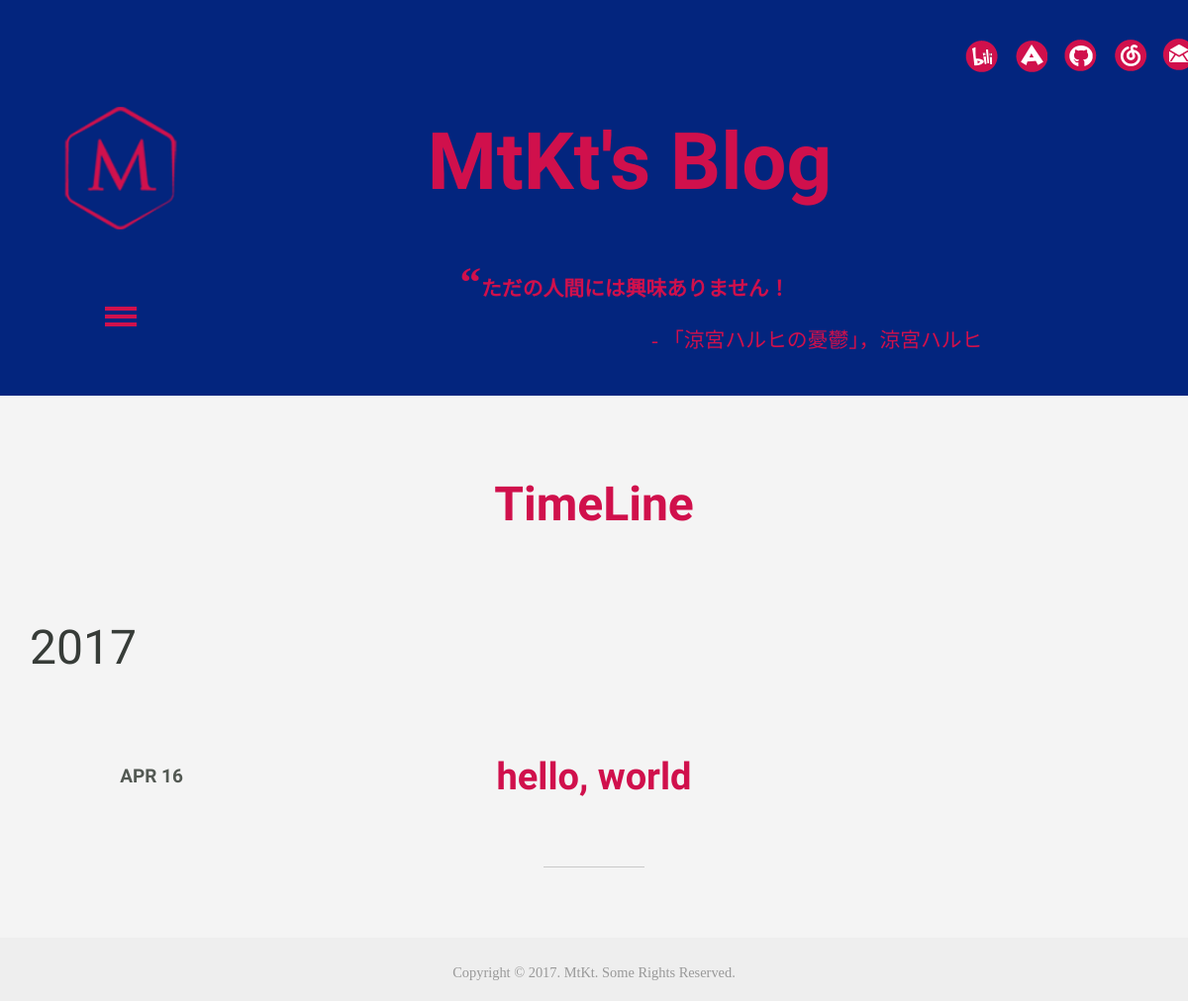
Page /timeline/ on the committed database.
### article/models.py (models this page shows, shortened)
class Cyuuni(models.Model):
    STATUS = {
        0:u'发布',
        1:u'草稿',
    }
    body = models.TextField('咒文', blank=True)
    by = models.CharField('吟唱者',max_length=300)
    defi = models.TextField('释义',blank=True)
    status = models.IntegerField('施法状态', default=0, choices=STATUS.items())

class Article(models.Model):
    ARTICLE_STATUS = {
        0:u'发布',
        1:u'草稿',
    }
    COMMENT_STATUS = {
        0:u'开启',
        1:u'禁用',
    }
    def get_upload_md_name(self, filename):
        if self.pub_date:
            year = self.pub_date.year   # always store in pub_year folder
        else:
            year = datetime.now().year
        upload_to = upload_dir % (year, self.title + '.md')
        return upload_to
    def get_html_name(self, filename):
        if self.pub_date:
            year = self.pub_date.year
        else:
            year = datetime.now().year
        upload_to = upload_dir % (year, filename)
        return upload_to
    author = models.ForeignKey(settings.AUTH_USER_MODEL, verbose_name=u'作者')
    title = models.CharField('标题', max_length=200)
    body = models.TextField('正文', blank=True)
    md_file = models.FileField('上传MD文件', upload_to=get_upload_md_name, blank=True)
    html_file = models.FileField(upload_to=get_html_name, blank=True)
    pub_date = models.DateTimeField('发布时间', auto_now_add=True)
    last_edit_date = models.DateTimeField('最后修改', auto_now=True)
    slug = models.SlugField(max_length=200, blank=True)
    category = models.ForeignKey(Category,verbose_name=u'类别')
    article_status = models.IntegerField('文章状态', default=0, choices=ARTICLE_STATUS.items())
    class Meta:
        ordering = ['-last_edit_date']
    def get_absolute_url(self):
        return reverse('article:article',
                       kwargs={'slug': self.slug, 'article_id': self.id})

### article/views.py (the view)
# urls.py: url(r'^timeline/$', views.TimeLine.as_view(), name = 'timeline'),
class TimeLine(BaseMixIn,TemplateView):
    template_name = 'article/timeline.html'
    def get_context_data(self,**kwargs):
        model = Article
        article_list = Article.objects.filter(article_status=0).order_by("-pub_date")
        year_all = defaultdict(list)
        for article in article_list:
            year = article.pub_date.year
            year_all[year].append(article)
        year_all=sorted(year_all.items(),reverse=True)
        context = super(TimeLine,self).get_context_data(**kwargs)
        context['year_all'] = year_all
        context['article_list'] = article_list
        return context

### article/views.py (called while the page is built)
    def get_context_data(self,**kwargs):
        context = super(BaseMixIn,self).get_context_data(**kwargs)
        context['cyuuni_byou'] = Cyuuni.objects.filter(status=0).order_by('?').first()
        return context

### article/templates/article/timeline.html (shortened to what this page needs)
{% extends 'article/base.html'%}
{% block cyuuni %}
<p>{{cyuuni_byou.body}}<br/></p><div id=cyuuni_banner><h5> - {{cyuuni_byou.by}}</h5></div>
{% endblock %}
{% block content %}
<div id="about" class="about">
  <div class="container">
    <div class="about-top">
     <h3>TimeLine</h3>
    </div>
  </div>
</div>
<div id="timeline">
<div class="container">
    <article role="article">
      {% for year,articles in year_all %}
      <div id='year'>
      {{year}}
      </div id='year'>
            {% for article in articles %}
            <article>
            <h1>
            <div id='time'>
              <time datetime="{{ article.pub_date }}">
              <span class="month">{{ article.pub_date|date:"M"|upper }}</span>
              <span class="day">{{ article.pub_date.day }}</span>
              </time>
              <a href="{{ article.get_absolute_url }}">{{ article.title }}</a>
            </h1>
            </article>
          {% endfor %}
          <i class="strp"></i>
        {% endfor %}
    </article>
    </div>
</div>
{% endblock %}

### article/static/article/css/style.css (style rules this page uses)
h4, h5, h6, h1, h2, h3 { margin: 0; }
p { margin: 0; }
html, body { font-size: 100%; background: #F4F4F4; overflow-x:hidden; }
body a { transition:0.5s all; -webkit-transition:0.5s all; -moz-transition:0.5s all; -o-transition:0.5s all; -ms-transition:0.5s all; text-decoration:none; }
.banner-info p:before { content:"\201C"; font-size:43px; margin-left:-10px; font-family:georgia,serif; color:#D0104C; }
.banner-info p { font-size:1.3em; line-height:1.7em; width:90%; margin:0.8em auto; color:#D0104C; font-family:Helvitica,'ヒラギノ角ゴ Pro','冬青黑简体中文'; font-weight:bold; }
#cyuuni_banner h5 { font-size:1.3em; line-height:1.7em; width:90%; margin:0.8em auto; color:#D0104C; font-family:Helvitica,'ヒラギノ角ゴ Pro','冬青黑简体中文'; text-align:right; font-weight:normal; }
.about { padding:4em 0; }
.about-top { text-align:center; }
.about-top h3 { color:#d0104c; font-size:3em; font-family: 'Fugaz One', cursive; }
i.strp { display:block; background:#C9C9C9; margin:1em auto 3em auto; width:9%; height:1px; }
#timeline time { color:#535953; font-size:0.5em; font-family: 'Fugaz One', cursive; position: absolute; top: 25%; left: 8%; }
#year { font-size: 3em; color:#373C38; font-family: 'Fugaz One', cursive; }

### article/static/article/css/lightbox.css (style rules this page uses)
body:after { content: url(../images/close.png)url(../images/prev.png) url(../images/next.png); display: none; }

### article/static/article/css/md5.css (style rules this page uses)
a { color: #D0104C; }
h1 { font-family: 'Fugaz One','方正粗倩简体','华文中宋','宋体','冬青黑简体中文','黑体',Heiti; text-align:center; padding: 0; font-weight: bold; -webkit-font-smoothing: antialiased; cursor: text; position: relative; margin: 30px 0 30px; }
h2, h3, h4, h5, h6 { margin: 20px 0 20px; padding: 0; font-weight: bold; -webkit-font-smoothing: antialiased; cursor: text; position: relative; }
h1 { font-size: 38px; color: black; }
h3 { font-size: 28px; font-family: Palatino,Georgia,Cambria,'宋体-简','华文中宋','宋体',Serif; }
h5 { font-size: 26px; font-family: Palatino,Georgia,Cambria,'宋体-简','华文中宋','宋体',Serif; }
p, blockquote, ul, ol, dl, li { font-size: 25px; margin: 3px 0; font-family: Palatino,Georgia,Cambria,'宋体-简','华文中宋','宋体',Serif; }

### rows in the picture
Cyuuni: body "ただの人間には興味ありません！", by "「涼宮ハルヒの憂鬱」，涼宮ハルヒ"
Article: year "2017", pub_date "APR", pub_date.day "16", title "hello, world"
